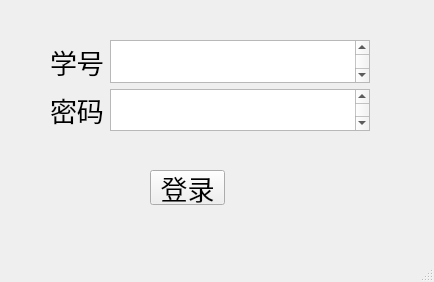
<?xml version="1.0" encoding="UTF-8"?>
<ui version="4.0">
 <class>LoginWindow</class>
 <widget class="QMainWindow" name="LoginWindow">
  <property name="geometry">
   <rect>
    <x>0</x>
    <y>0</y>
    <width>434</width>
    <height>282</height>
   </rect>
  </property>
  <property name="windowTitle">
   <string>LoginWindow</string>
  </property>
  <widget class="QWidget" name="centralwidget">
   <widget class="QPushButton" name="login">
    <property name="geometry">
     <rect>
      <x>150</x>
      <y>170</y>
      <width>75</width>
      <height>35</height>
     </rect>
    </property>
    <property name="font">
     <font>
      <family>仿宋</family>
      <pointsize>20</pointsize>
     </font>
    </property>
    <property name="text">
     <string>登录</string>
    </property>
   </widget>
   <widget class="QWidget" name="">
    <property name="geometry">
     <rect>
      <x>50</x>
      <y>40</y>
      <width>320</width>
      <height>91</height>
     </rect>
    </property>
    <layout class="QGridLayout" name="gridLayout">
     <item row="0" column="0">
      <widget class="QLabel" name="label">
       <property name="font">
        <font>
         <family>仿宋</family>
         <pointsize>20</pointsize>
        </font>
       </property>
       <property name="text">
        <string>学号</string>
       </property>
      </widget>
     </item>
     <item row="0" column="1">
      <widget class="QTextEdit" name="username">
       <property name="font">
        <font>
         <family>仿宋</family>
         <pointsize>20</pointsize>
        </font>
       </property>
      </widget>
     </item>
     <item row="1" column="0">
      <widget class="QLabel" name="label_2">
       <property name="font">
        <font>
         <family>仿宋</family>
         <pointsize>20</pointsize>
        </font>
       </property>
       <property name="text">
        <string>密码</string>
       </property>
      </widget>
     </item>
     <item row="1" column="1">
      <widget class="QTextEdit" name="password">
       <property name="font">
        <font>
         <family>仿宋</family>
         <pointsize>20</pointsize>
        </font>
       </property>
      </widget>
     </item>
    </layout>
   </widget>
  </widget>
  <widget class="QMenuBar" name="menubar">
   <property name="geometry">
    <rect>
     <x>0</x>
     <y>0</y>
     <width>434</width>
     <height>23</height>
    </rect>
   </property>
  </widget>
  <widget class="QStatusBar" name="statusbar"/>
 </widget>
 <resources/>
 <connections/>
</ui>
